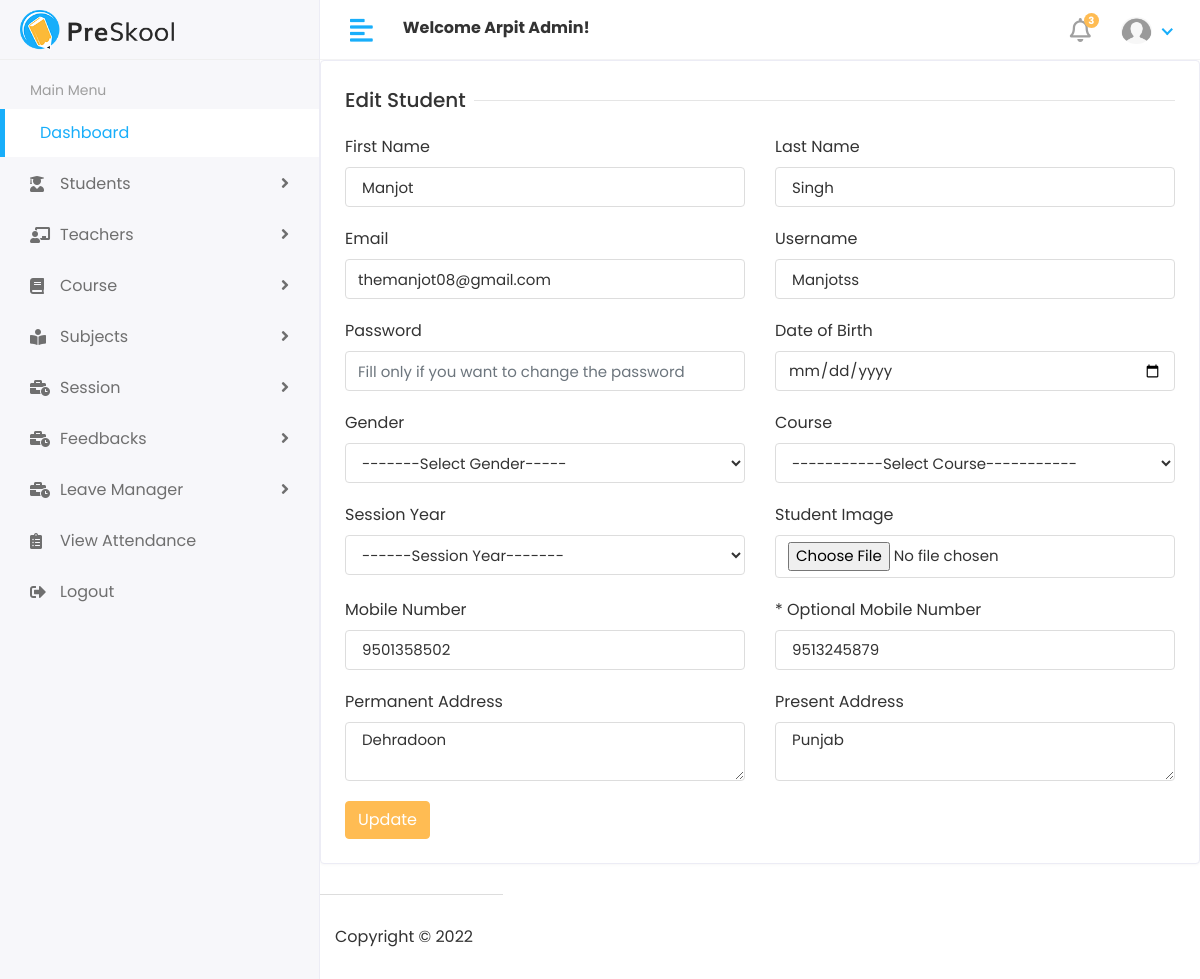
The page //Hod/student/edit/4 (signed in) on the database as committed earlier.
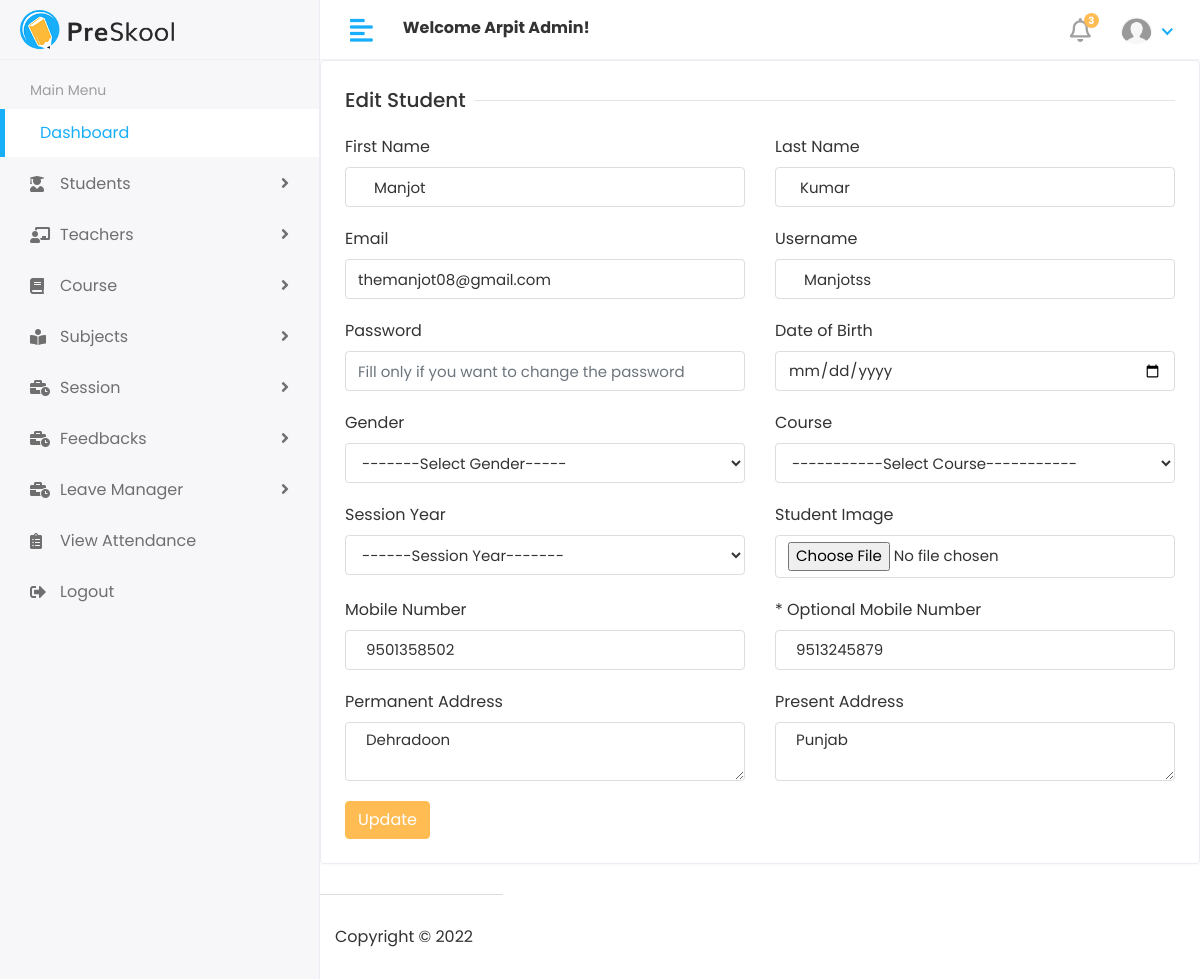
The same page on the database as committed later.
### app/models.py (models this page shows, shortened)
class Student(models.Model):
    admin = models.OneToOneField(Customuser,on_delete = models.CASCADE)
    student_dob =models.DateField(auto_now_add=False)
    permanent_address = models.TextField(null=True)
    present_address =models.TextField(blank=True)
    gender = models.CharField(max_length=10)
    course_id = models.ForeignKey(Course,on_delete=models.DO_NOTHING,null=True)
    session_id =models.ForeignKey(Session_Year,on_delete =models.DO_NOTHING,null=True)
    student_mobile_no =models.CharField(blank=False,max_length=10)
    student_optional_mobile_no =models.CharField(blank=True,max_length=10)
    created_at = models.DateTimeField(auto_now_add=True)
    updated_at = models.DateTimeField(auto_now_add=True)

class Customuser(AbstractUser):
    USER ={
        (1,'HOD'),
        (2,'STAFF'),
        (3,'STUDENT'),
    }
    user_type = models.CharField(choices=USER,max_length=50,default=1)
    profile_pic = models.ImageField(upload_to='uploads/profile_pic/')

### HOD/views.py (the view)
# urls.py: path('student/edit/<str:id>',editstudents,name="editstudent"),
@login_required(login_url="/")
def editstudents(request,id):
    student=Student.objects.filter(id=id)
    course=Course.objects.all()
    session =Session_Year.objects.all()
    context ={
        'students':student,
        'course':course,
        'session':session
    }
    return render(request,'HOD/edit_student.html',context)

### templates/HOD/edit_student.html (shortened to what the changed rows need)
{% extends "main/base.html" %}
{% load static %}
{% block body %}
<div class="row">
    <div class="col-sm-12">
       <div class="card">
          <div class="card-body">
             <form method="POST" action="{% url 'updatestudent' %}" enctype="multipart/form-data">
                <div class="row">
                   <div class="col-12 col-sm-6">
                      <div class="form-group">
                         <label>First Name</label>
                         <input type="text" class="form-control" name="first_name" value="{% for student in students%} {{student.admin.first_name}} {% endfor %}">
                      </div>
                   </div>
                   <div class="col-12 col-sm-6">
                      <div class="form-group">
                         <label>Last Name</label>
                         <input type="text" class="form-control" name="last_name" value="{% for student in students%} {{student.admin.last_name}} {% endfor %}">
                      </div>
                   </div>
                   <div class="col-12 col-sm-6">
                    <div class="form-group">
                       <label>Email</label>
                       <input type="email" class="form-control" name="email" value="{% for student in students%} {{student.admin.email}} {% endfor %}">
                    </div>
                 </div>
                 <div class="col-12 col-sm-6">
                    <div class="form-group">
                       <label>Username</label>
                       <input type="text" class="form-control" name="username" value="{% for student in students%} {{student.admin.username}} {% endfor %}">
                    </div>
                 </div>
                 <div class="col-12 col-sm-6">
                    <div class="form-group">
                       <div>
                          <input type="date" class="form-control" name="student_dob" value="{% for student in students %} {{student.student_dob}} {% endfor %}">
                       </div>
                    </div>
                 </div>
                   <div class="col-12 col-sm-6">
                      <div class="form-group">
                         <label>Mobile Number</label>
                         <input type="text" class="form-control" name="student_mobile_no"  value="{% for student in students%} {{student.student_mobile_no}} {% endfor %}">
                      </div>
                   </div>
                    <div class="col-12 col-sm-6">
                        <div class="form-group">
                           <label>* Optional Mobile Number</label>
                           <input type="text" class="form-control" name="student_optional_mobile_no" value="{% for student in students%} {{student.student_optional_mobile_no}} {% endfor %}">
                        </div>
                     </div>
                   <div class="col-12 col-sm-6">
                    <div class="form-group">
                       <label> Permanent Address</label>
                       <textarea class="form-control" name="permanent_address">{% for student in students%} {{student.permanent_address}} {% endfor %}</textarea>
                    </div>
                 </div>
                 <div class="col-12 col-sm-6">
                    <div class="form-group">
                       <label> Present Address</label>
                       <textarea class="form-control" name="present_address">{% for student in students%} {{student.present_address}} {% endfor %}</textarea>
                    </div>
                 </div>
                </div>
             </form>
          </div>
       </div>
    </div>
{% endblock %}

Rows that differ between the two databases and show on the page:
changed Student "Dehradoon": last_name "Singh" → "Kumar"
